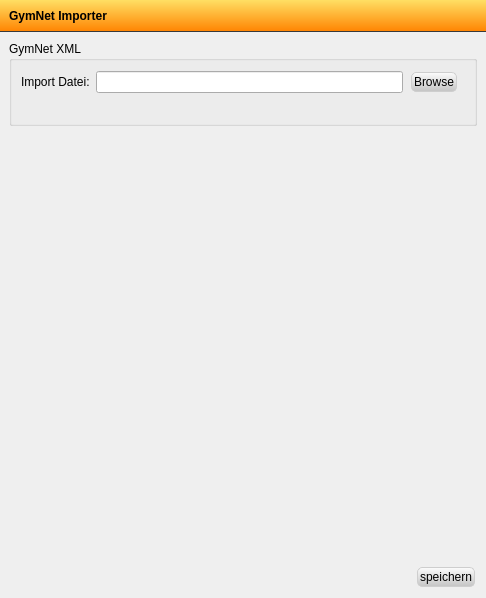
<?xml version="1.0" encoding="UTF-8"?>
<ui version="4.0">
 <class>ImportDialog</class>
 <widget class="QDialog" name="ImportDialog">
  <property name="geometry">
   <rect>
    <x>0</x>
    <y>0</y>
    <width>486</width>
    <height>598</height>
   </rect>
  </property>
  <property name="sizePolicy">
   <sizepolicy hsizetype="Preferred" vsizetype="Preferred">
    <horstretch>0</horstretch>
    <verstretch>0</verstretch>
   </sizepolicy>
  </property>
  <property name="windowTitle">
   <string>Turnfix - Veranstaltungsdaten</string>
  </property>
  <property name="windowIcon">
   <iconset resource="../resources/TurnFix.qrc">
    <normaloff>:/appicons/icon.png</normaloff>:/appicons/icon.png</iconset>
  </property>
  <property name="styleSheet">
   <string notr="true">QToolBar {
        border: 0;
        font-weight: bold;
        border-right:1px solid rgba(57, 57, 57, 255);
        spacing:0;
}
QToolBar:left {
        width:90px;
        background-color: qlineargradient(spread:pad, x1:0, y1:0, x2:1, y2:0, stop:0 rgba(57, 57, 57, 255), stop:1 rgba(130, 130, 130, 255));
}

QToolButton {
        width:110px;
        border:0;
        padding:1px;
        border-right:1px solid rgba(57, 57, 57, 255);
        border-top:1px solid qlineargradient(spread:pad, x1:0, y1:0, x2:1, y2:0, stop:0 rgba(57, 57, 57, 255), stop:1 rgba(130, 130, 130, 255));
        border-bottom:1px solid qlineargradient(spread:pad, x1:0, y1:0, x2:1, y2:0, stop:0 rgba(57, 57, 57, 255), stop:1 rgba(130, 130, 130, 255));
        color:white;
        font-weight:bold;
        font-size:10px;
}

QToolButton:checked, QToolButton:selected {
    color:#000000;
    background-color: qlineargradient(spread:pad, x1:0, y1:0, x2:1, y2:0, stop:0 rgba(196, 196, 196, 255), stop:1 rgba(252, 252, 252, 255));
        border-top:1px solid rgba(57, 57, 57, 255);
        border-bottom:1px solid rgba(57, 57, 57, 255);
}

QToolButton:disabled {
	color:#cccccc;
}

QWidget#sidebar {
        background-color: qlineargradient(spread:pad, x1:0, y1:0, x2:1, y2:0, stop:0 rgba(57, 57, 57, 255), stop:1 rgba(130, 130, 130, 255));
        border-right:1px solid rgba(57, 57, 57, 255);
}

QWidget#headerWidget {
        background-color: qlineargradient(spread:pad, x1:0, y1:1, x2:0, y2:0, stop:0 rgba(255, 131, 0, 255), stop:1 rgba(255, 223, 100, 255));
                border-bottom:1px solid rgba(57, 57, 57, 255);
}

QWidget#toolBar {
        background-color: qlineargradient(spread:pad, x1:0, y1:1, x2:0, y2:0, stop:0 rgba(57, 57, 57, 255), stop:1 rgba(180, 180, 180, 255));
}

QPushButton {
        background-color: qlineargradient(spread:pad, x1:0, y1:1, x2:0, y2:0, stop:0 rgba(196, 196, 196, 255), stop:1 rgba(252, 252, 252, 255));
        border:1px solid rgb(206, 206, 206);
        border-radius:5px;
        padding:2px;
		margin:2px;
}

QPushButton:pressed, QPushButton:hover {
        border: 1px solid rgb(255, 170, 0);
        background-color: qlineargradient(spread:pad, x1:0, y1:1, x2:0, y2:0, stop:0 rgba(255, 131, 0, 255), stop:1 rgba(255, 223, 100, 255));
}</string>
  </property>
  <layout class="QGridLayout" name="gridLayout">
   <property name="leftMargin">
    <number>0</number>
   </property>
   <property name="topMargin">
    <number>0</number>
   </property>
   <property name="rightMargin">
    <number>0</number>
   </property>
   <property name="bottomMargin">
    <number>0</number>
   </property>
   <property name="spacing">
    <number>0</number>
   </property>
   <item row="0" column="0" colspan="2">
    <widget class="QWidget" name="headerWidget" native="true">
     <layout class="QHBoxLayout" name="horizontalLayout">
      <item>
       <widget class="QLabel" name="headerLabel">
        <property name="font">
         <font>
          <weight>75</weight>
          <bold>true</bold>
         </font>
        </property>
        <property name="styleSheet">
         <string notr="true">color: #000000;</string>
        </property>
        <property name="text">
         <string>GymNet Importer</string>
        </property>
       </widget>
      </item>
     </layout>
    </widget>
   </item>
   <item row="1" column="0" rowspan="2">
    <widget class="QWidget" name="sidebar" native="true">
     <layout class="QHBoxLayout" name="horizontalLayout_2">
      <property name="leftMargin">
       <number>0</number>
      </property>
      <property name="topMargin">
       <number>0</number>
      </property>
      <property name="rightMargin">
       <number>0</number>
      </property>
      <property name="bottomMargin">
       <number>0</number>
      </property>
     </layout>
    </widget>
   </item>
   <item row="2" column="1">
    <widget class="QWidget" name="widget_3" native="true">
     <layout class="QHBoxLayout" name="horizontalLayout_3">
      <property name="topMargin">
       <number>0</number>
      </property>
      <item>
       <spacer name="horizontalSpacer_3">
        <property name="orientation">
         <enum>Qt::Horizontal</enum>
        </property>
        <property name="sizeHint" stdset="0">
         <size>
          <width>40</width>
          <height>20</height>
         </size>
        </property>
       </spacer>
      </item>
      <item>
       <widget class="QPushButton" name="but_save">
        <property name="sizePolicy">
         <sizepolicy hsizetype="Fixed" vsizetype="Fixed">
          <horstretch>0</horstretch>
          <verstretch>0</verstretch>
         </sizepolicy>
        </property>
        <property name="layoutDirection">
         <enum>Qt::RightToLeft</enum>
        </property>
        <property name="text">
         <string>speichern</string>
        </property>
       </widget>
      </item>
     </layout>
    </widget>
   </item>
   <item row="1" column="1">
    <widget class="QStackedWidget" name="stackedWidget">
     <property name="currentIndex">
      <number>0</number>
     </property>
     <widget class="QWidget" name="page_7">
      <layout class="QGridLayout" name="gridLayout_6">
       <item row="0" column="0">
        <widget class="QGroupBox" name="groupBox_3">
         <property name="sizePolicy">
          <sizepolicy hsizetype="Preferred" vsizetype="Fixed">
           <horstretch>0</horstretch>
           <verstretch>0</verstretch>
          </sizepolicy>
         </property>
         <property name="title">
          <string>GymNet XML</string>
         </property>
         <layout class="QGridLayout" name="gridLayout_5">
          <item row="1" column="2" colspan="2">
           <spacer name="horizontalSpacer_2">
            <property name="orientation">
             <enum>Qt::Horizontal</enum>
            </property>
            <property name="sizeHint" stdset="0">
             <size>
              <width>40</width>
              <height>20</height>
             </size>
            </property>
           </spacer>
          </item>
          <item row="0" column="0">
           <widget class="QLabel" name="label_8">
            <property name="sizePolicy">
             <sizepolicy hsizetype="Fixed" vsizetype="Preferred">
              <horstretch>0</horstretch>
              <verstretch>0</verstretch>
             </sizepolicy>
            </property>
            <property name="text">
             <string>Import Datei:</string>
            </property>
           </widget>
          </item>
          <item row="0" column="1">
           <widget class="QLineEdit" name="txt_web"/>
          </item>
          <item row="0" column="2">
           <widget class="QPushButton" name="FileOpenDlg">
            <property name="text">
             <string>Browse</string>
            </property>
           </widget>
          </item>
         </layout>
        </widget>
       </item>
       <item row="1" column="0">
        <spacer name="verticalSpacer_3">
         <property name="orientation">
          <enum>Qt::Vertical</enum>
         </property>
         <property name="sizeHint" stdset="0">
          <size>
           <width>20</width>
           <height>30</height>
          </size>
         </property>
        </spacer>
       </item>
      </layout>
     </widget>
     <widget class="QWidget" name="page_8">
      <layout class="QGridLayout" name="gridLayout_7"/>
     </widget>
     <widget class="QWidget" name="page_9">
      <layout class="QGridLayout" name="gridLayout_8">
       <item row="0" column="0">
        <spacer name="verticalSpacer">
         <property name="orientation">
          <enum>Qt::Vertical</enum>
         </property>
         <property name="sizeHint" stdset="0">
          <size>
           <width>20</width>
           <height>359</height>
          </size>
         </property>
        </spacer>
       </item>
      </layout>
     </widget>
    </widget>
   </item>
  </layout>
  <action name="act_browse">
   <property name="text">
    <string>Browse File</string>
   </property>
   <property name="toolTip">
    <string>Browse for GymNet xml File. </string>
   </property>
  </action>
 </widget>
 <resources>
  <include location="../resources/TurnFix.qrc"/>
 </resources>
 <connections/>
</ui>
